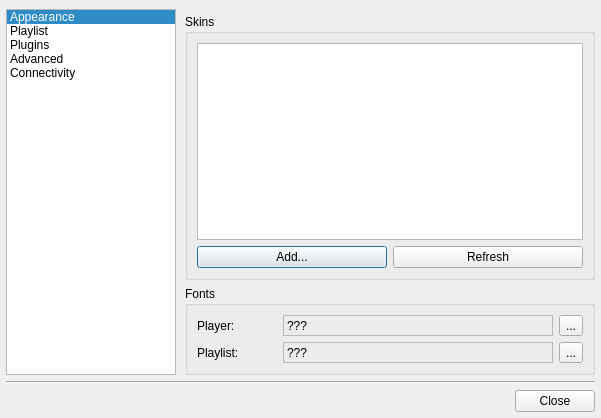
<?xml version="1.0" encoding="UTF-8"?>
<ui version="4.0">
 <class>ConfigDialog</class>
 <widget class="QDialog" name="ConfigDialog">
  <property name="geometry">
   <rect>
    <x>0</x>
    <y>0</y>
    <width>601</width>
    <height>418</height>
   </rect>
  </property>
  <property name="windowTitle">
   <string>Qmmp Settings</string>
  </property>
  <layout class="QVBoxLayout">
   <property name="spacing">
    <number>6</number>
   </property>
   <property name="leftMargin">
    <number>6</number>
   </property>
   <property name="topMargin">
    <number>9</number>
   </property>
   <property name="rightMargin">
    <number>6</number>
   </property>
   <property name="bottomMargin">
    <number>6</number>
   </property>
   <item>
    <layout class="QHBoxLayout">
     <property name="spacing">
      <number>0</number>
     </property>
     <property name="margin">
      <number>0</number>
     </property>
     <item>
      <widget class="QListWidget" name="contentsWidget">
       <property name="sizePolicy">
        <sizepolicy hsizetype="Expanding" vsizetype="Expanding">
         <horstretch>0</horstretch>
         <verstretch>0</verstretch>
        </sizepolicy>
       </property>
       <property name="maximumSize">
        <size>
         <width>170</width>
         <height>16777215</height>
        </size>
       </property>
       <property name="iconSize">
        <size>
         <width>38</width>
         <height>38</height>
        </size>
       </property>
       <property name="movement">
        <enum>QListView::Static</enum>
       </property>
       <property name="flow">
        <enum>QListView::TopToBottom</enum>
       </property>
       <property name="isWrapping" stdset="0">
        <bool>false</bool>
       </property>
       <property name="resizeMode">
        <enum>QListView::Adjust</enum>
       </property>
       <property name="spacing">
        <number>2</number>
       </property>
       <property name="viewMode">
        <enum>QListView::ListMode</enum>
       </property>
       <property name="uniformItemSizes">
        <bool>false</bool>
       </property>
       <property name="batchSize">
        <number>100</number>
       </property>
       <property name="wordWrap">
        <bool>false</bool>
       </property>
       <property name="currentRow">
        <number>0</number>
       </property>
       <item>
        <property name="text">
         <string>Appearance</string>
        </property>
        <property name="icon">
         <iconset resource="../images/images.qrc">
          <normaloff>:/interface.png</normaloff>:/interface.png</iconset>
        </property>
       </item>
       <item>
        <property name="text">
         <string>Playlist</string>
        </property>
        <property name="icon">
         <iconset resource="../images/images.qrc">
          <normaloff>:/playlist.png</normaloff>:/playlist.png</iconset>
        </property>
       </item>
       <item>
        <property name="text">
         <string>Plugins</string>
        </property>
        <property name="icon">
         <iconset resource="../images/images.qrc">
          <normaloff>:/plugins.png</normaloff>:/plugins.png</iconset>
        </property>
       </item>
       <item>
        <property name="text">
         <string>Advanced</string>
        </property>
        <property name="icon">
         <iconset resource="../images/images.qrc">
          <normaloff>:/advanced.png</normaloff>:/advanced.png</iconset>
        </property>
       </item>
       <item>
        <property name="text">
         <string>Connectivity</string>
        </property>
        <property name="icon">
         <iconset resource="../images/images.qrc">
          <normaloff>:/network.png</normaloff>:/network.png</iconset>
        </property>
       </item>
      </widget>
     </item>
     <item>
      <widget class="QStackedWidget" name="stackedWidget">
       <property name="sizePolicy">
        <sizepolicy hsizetype="Preferred" vsizetype="Preferred">
         <horstretch>0</horstretch>
         <verstretch>0</verstretch>
        </sizepolicy>
       </property>
       <property name="frameShadow">
        <enum>QFrame::Raised</enum>
       </property>
       <property name="currentIndex">
        <number>0</number>
       </property>
       <widget class="QWidget" name="widget1">
        <layout class="QVBoxLayout">
         <property name="spacing">
          <number>6</number>
         </property>
         <property name="leftMargin">
          <number>9</number>
         </property>
         <property name="topMargin">
          <number>5</number>
         </property>
         <property name="rightMargin">
          <number>0</number>
         </property>
         <property name="bottomMargin">
          <number>0</number>
         </property>
         <item>
          <widget class="QGroupBox" name="groupBox">
           <property name="title">
            <string>Skins</string>
           </property>
           <layout class="QGridLayout" name="gridLayout">
            <item row="0" column="0" colspan="2">
             <widget class="QListWidget" name="listWidget">
              <property name="alternatingRowColors">
               <bool>true</bool>
              </property>
              <property name="movement">
               <enum>QListView::Static</enum>
              </property>
              <property name="flow">
               <enum>QListView::TopToBottom</enum>
              </property>
              <property name="viewMode">
               <enum>QListView::ListMode</enum>
              </property>
              <property name="modelColumn">
               <number>0</number>
              </property>
             </widget>
            </item>
            <item row="1" column="0">
             <widget class="QPushButton" name="skinInstallButton">
              <property name="minimumSize">
               <size>
                <width>0</width>
                <height>0</height>
               </size>
              </property>
              <property name="text">
               <string>Add...</string>
              </property>
             </widget>
            </item>
            <item row="1" column="1">
             <widget class="QPushButton" name="skinReloadButton">
              <property name="minimumSize">
               <size>
                <width>0</width>
                <height>0</height>
               </size>
              </property>
              <property name="text">
               <string>Refresh</string>
              </property>
             </widget>
            </item>
           </layout>
          </widget>
         </item>
         <item>
          <widget class="QGroupBox" name="plGroupBox">
           <property name="sizePolicy">
            <sizepolicy hsizetype="Preferred" vsizetype="Fixed">
             <horstretch>0</horstretch>
             <verstretch>0</verstretch>
            </sizepolicy>
           </property>
           <property name="title">
            <string>Fonts</string>
           </property>
           <layout class="QGridLayout" name="gridLayout_2">
            <item row="0" column="0">
             <widget class="QLabel" name="label">
              <property name="maximumSize">
               <size>
                <width>80</width>
                <height>16777215</height>
               </size>
              </property>
              <property name="text">
               <string>Player:</string>
              </property>
              <property name="alignment">
               <set>Qt::AlignLeading|Qt::AlignLeft|Qt::AlignVCenter</set>
              </property>
             </widget>
            </item>
            <item row="0" column="1">
             <widget class="QLabel" name="mainFontLabel">
              <property name="frameShape">
               <enum>QFrame::StyledPanel</enum>
              </property>
              <property name="frameShadow">
               <enum>QFrame::Sunken</enum>
              </property>
              <property name="text">
               <string>???</string>
              </property>
             </widget>
            </item>
            <item row="0" column="2">
             <widget class="QToolButton" name="mainFontButton">
              <property name="text">
               <string>...</string>
              </property>
             </widget>
            </item>
            <item row="1" column="0">
             <widget class="QLabel" name="label_2">
              <property name="maximumSize">
               <size>
                <width>80</width>
                <height>16777215</height>
               </size>
              </property>
              <property name="text">
               <string>Playlist:</string>
              </property>
              <property name="alignment">
               <set>Qt::AlignLeading|Qt::AlignLeft|Qt::AlignVCenter</set>
              </property>
             </widget>
            </item>
            <item row="1" column="1">
             <widget class="QLabel" name="plFontLabel">
              <property name="frameShape">
               <enum>QFrame::StyledPanel</enum>
              </property>
              <property name="frameShadow">
               <enum>QFrame::Sunken</enum>
              </property>
              <property name="text">
               <string>???</string>
              </property>
             </widget>
            </item>
            <item row="1" column="2">
             <widget class="QToolButton" name="plFontButton">
              <property name="text">
               <string>...</string>
              </property>
             </widget>
            </item>
           </layout>
          </widget>
         </item>
        </layout>
       </widget>
       <widget class="QWidget" name="page">
        <layout class="QVBoxLayout" name="verticalLayout">
         <item>
          <widget class="QGroupBox" name="groupBox_3">
           <property name="title">
            <string>Metadata</string>
           </property>
           <layout class="QGridLayout">
            <property name="margin">
             <number>9</number>
            </property>
            <property name="spacing">
             <number>6</number>
            </property>
            <item row="0" column="0">
             <widget class="QCheckBox" name="metadataCheckBox">
              <property name="text">
               <string>Load metadata from files</string>
              </property>
             </widget>
            </item>
           </layout>
          </widget>
         </item>
         <item>
          <widget class="QGroupBox" name="groupBox_2">
           <property name="title">
            <string>Song Display</string>
           </property>
           <layout class="QGridLayout" name="gridLayout_3">
            <item row="0" column="0">
             <widget class="QLabel" name="label_4">
              <property name="text">
               <string>Title format:</string>
              </property>
              <property name="alignment">
               <set>Qt::AlignRight|Qt::AlignTrailing|Qt::AlignVCenter</set>
              </property>
             </widget>
            </item>
            <item row="0" column="1">
             <widget class="QLineEdit" name="formatLineEdit"/>
            </item>
            <item row="0" column="2">
             <widget class="QToolButton" name="titleButton">
              <property name="text">
               <string>...</string>
              </property>
             </widget>
            </item>
            <item row="1" column="0" colspan="3">
             <widget class="QCheckBox" name="underscoresCheckBox">
              <property name="text">
               <string>Convert underscores to blanks</string>
              </property>
             </widget>
            </item>
            <item row="2" column="0" colspan="3">
             <widget class="QCheckBox" name="per20CheckBox">
              <property name="text">
               <string>Convert %20 to blanks</string>
              </property>
             </widget>
            </item>
            <item row="3" column="0" colspan="3">
             <widget class="QCheckBox" name="protocolCheckBox">
              <property name="text">
               <string>Show protocol</string>
              </property>
             </widget>
            </item>
            <item row="4" column="0" colspan="3">
             <widget class="QCheckBox" name="numbersCheckBox">
              <property name="text">
               <string>Show song numbers</string>
              </property>
             </widget>
            </item>
           </layout>
          </widget>
         </item>
         <item>
          <spacer>
           <property name="orientation">
            <enum>Qt::Vertical</enum>
           </property>
           <property name="sizeHint" stdset="0">
            <size>
             <width>387</width>
             <height>101</height>
            </size>
           </property>
          </spacer>
         </item>
        </layout>
       </widget>
       <widget class="QWidget" name="widget">
        <layout class="QGridLayout">
         <property name="leftMargin">
          <number>9</number>
         </property>
         <property name="topMargin">
          <number>5</number>
         </property>
         <property name="rightMargin">
          <number>0</number>
         </property>
         <property name="bottomMargin">
          <number>0</number>
         </property>
         <property name="spacing">
          <number>6</number>
         </property>
         <item row="1" column="0">
          <widget class="QPushButton" name="preferencesButton">
           <property name="minimumSize">
            <size>
             <width>0</width>
             <height>0</height>
            </size>
           </property>
           <property name="text">
            <string>Preferences</string>
           </property>
          </widget>
         </item>
         <item row="1" column="1">
          <widget class="QPushButton" name="informationButton">
           <property name="minimumSize">
            <size>
             <width>0</width>
             <height>0</height>
            </size>
           </property>
           <property name="text">
            <string>Information</string>
           </property>
          </widget>
         </item>
         <item row="1" column="2">
          <spacer>
           <property name="orientation">
            <enum>Qt::Horizontal</enum>
           </property>
           <property name="sizeHint" stdset="0">
            <size>
             <width>101</width>
             <height>20</height>
            </size>
           </property>
          </spacer>
         </item>
         <item row="0" column="0" colspan="3">
          <widget class="QTabWidget" name="pluginsTab">
           <property name="tabPosition">
            <enum>QTabWidget::North</enum>
           </property>
           <property name="tabShape">
            <enum>QTabWidget::Rounded</enum>
           </property>
           <property name="currentIndex">
            <number>0</number>
           </property>
           <widget class="QWidget" name="Input">
            <attribute name="title">
             <string>Input</string>
            </attribute>
            <layout class="QHBoxLayout" name="horizontalLayout_2">
             <item>
              <widget class="QTableWidget" name="inputPluginTable">
               <property name="selectionMode">
                <enum>QAbstractItemView::SingleSelection</enum>
               </property>
               <property name="selectionBehavior">
                <enum>QAbstractItemView::SelectRows</enum>
               </property>
               <property name="rowCount">
                <number>0</number>
               </property>
               <property name="columnCount">
                <number>0</number>
               </property>
              </widget>
             </item>
            </layout>
           </widget>
           <widget class="QWidget" name="Output">
            <attribute name="title">
             <string>Output</string>
            </attribute>
            <layout class="QHBoxLayout" name="horizontalLayout">
             <item>
              <widget class="QTableWidget" name="outputPluginTable">
               <property name="selectionMode">
                <enum>QAbstractItemView::SingleSelection</enum>
               </property>
               <property name="selectionBehavior">
                <enum>QAbstractItemView::SelectRows</enum>
               </property>
              </widget>
             </item>
            </layout>
           </widget>
           <widget class="QWidget" name="tab">
            <attribute name="title">
             <string>Visualization</string>
            </attribute>
            <layout class="QHBoxLayout">
             <item>
              <widget class="QTableWidget" name="visualPluginTable">
               <property name="selectionMode">
                <enum>QAbstractItemView::SingleSelection</enum>
               </property>
               <property name="selectionBehavior">
                <enum>QAbstractItemView::SelectRows</enum>
               </property>
              </widget>
             </item>
            </layout>
           </widget>
           <widget class="QWidget" name="tab_2">
            <attribute name="title">
             <string>Effects</string>
            </attribute>
            <layout class="QVBoxLayout">
             <item>
              <widget class="QTableWidget" name="effectPluginTable">
               <property name="selectionMode">
                <enum>QAbstractItemView::SingleSelection</enum>
               </property>
               <property name="selectionBehavior">
                <enum>QAbstractItemView::SelectRows</enum>
               </property>
              </widget>
             </item>
            </layout>
           </widget>
           <widget class="QWidget" name="tab_3">
            <attribute name="title">
             <string>General</string>
            </attribute>
            <layout class="QVBoxLayout">
             <item>
              <widget class="QTableWidget" name="generalPluginTable">
               <property name="selectionMode">
                <enum>QAbstractItemView::SingleSelection</enum>
               </property>
               <property name="selectionBehavior">
                <enum>QAbstractItemView::SelectRows</enum>
               </property>
              </widget>
             </item>
            </layout>
           </widget>
          </widget>
         </item>
        </layout>
       </widget>
       <widget class="QWidget" name="page_2">
        <layout class="QGridLayout" name="gridLayout_5">
         <item row="0" column="0" colspan="2">
          <widget class="QGroupBox" name="groupBox_6">
           <property name="title">
            <string>Audio</string>
           </property>
           <layout class="QVBoxLayout">
            <item>
             <widget class="QCheckBox" name="softVolumeCheckBox">
              <property name="text">
               <string>Use software volume control</string>
              </property>
             </widget>
            </item>
           </layout>
          </widget>
         </item>
         <item row="1" column="0">
          <widget class="QGroupBox" name="visibilityGroupBox">
           <property name="title">
            <string>Visibility Control</string>
           </property>
           <layout class="QVBoxLayout" name="verticalLayout_3">
            <item>
             <widget class="QCheckBox" name="hideOnCloseCheckBox">
              <property name="text">
               <string>Hide on close</string>
              </property>
             </widget>
            </item>
            <item>
             <widget class="QCheckBox" name="hiddenCheckBox">
              <property name="text">
               <string>Start hidden</string>
              </property>
             </widget>
            </item>
           </layout>
          </widget>
         </item>
         <item row="1" column="1">
          <widget class="QGroupBox" name="groupBox_8">
           <property name="title">
            <string>Compatibility</string>
           </property>
           <layout class="QVBoxLayout" name="verticalLayout_2">
            <item>
             <widget class="QCheckBox" name="openboxCheckBox">
              <property name="text">
               <string>Openbox compatibility</string>
              </property>
             </widget>
            </item>
            <item>
             <widget class="QCheckBox" name="metacityCheckBox">
              <property name="text">
               <string>Metacity compatibility</string>
              </property>
             </widget>
            </item>
           </layout>
          </widget>
         </item>
         <item row="2" column="0" colspan="2">
          <widget class="QGroupBox" name="groupBox_4">
           <property name="title">
            <string>File Dialog</string>
           </property>
           <layout class="QHBoxLayout">
            <item>
             <widget class="QComboBox" name="fileDialogComboBox"/>
            </item>
            <item>
             <widget class="QPushButton" name="fdInformationButton">
              <property name="text">
               <string>Information</string>
              </property>
             </widget>
            </item>
            <item>
             <spacer>
              <property name="orientation">
               <enum>Qt::Horizontal</enum>
              </property>
              <property name="sizeHint" stdset="0">
               <size>
                <width>40</width>
                <height>20</height>
               </size>
              </property>
             </spacer>
            </item>
           </layout>
          </widget>
         </item>
         <item row="3" column="0" colspan="2">
          <widget class="QGroupBox" name="groupBox_7">
           <property name="title">
            <string>Transparency</string>
           </property>
           <layout class="QGridLayout" name="gridLayout_4">
            <item row="0" column="0">
             <widget class="QLabel" name="label_3">
              <property name="text">
               <string>Main window</string>
              </property>
             </widget>
            </item>
            <item row="0" column="1">
             <widget class="QSlider" name="mwTransparencySlider">
              <property name="maximum">
               <number>90</number>
              </property>
              <property name="orientation">
               <enum>Qt::Horizontal</enum>
              </property>
             </widget>
            </item>
            <item row="0" column="2">
             <widget class="QLabel" name="mwTransparencyLabel">
              <property name="minimumSize">
               <size>
                <width>25</width>
                <height>0</height>
               </size>
              </property>
              <property name="text">
               <string>0</string>
              </property>
             </widget>
            </item>
            <item row="1" column="0">
             <widget class="QLabel" name="label_9">
              <property name="text">
               <string>Equalizer</string>
              </property>
             </widget>
            </item>
            <item row="1" column="1">
             <widget class="QSlider" name="eqTransparencySlider">
              <property name="maximum">
               <number>90</number>
              </property>
              <property name="orientation">
               <enum>Qt::Horizontal</enum>
              </property>
             </widget>
            </item>
            <item row="1" column="2">
             <widget class="QLabel" name="eqTransparencyLabel">
              <property name="text">
               <string>0</string>
              </property>
             </widget>
            </item>
            <item row="2" column="0">
             <widget class="QLabel" name="label_10">
              <property name="text">
               <string>Playlist</string>
              </property>
             </widget>
            </item>
            <item row="2" column="1">
             <widget class="QSlider" name="plTransparencySlider">
              <property name="maximum">
               <number>90</number>
              </property>
              <property name="orientation">
               <enum>Qt::Horizontal</enum>
              </property>
             </widget>
            </item>
            <item row="2" column="2">
             <widget class="QLabel" name="plTransparencyLabel">
              <property name="text">
               <string>0</string>
              </property>
             </widget>
            </item>
           </layout>
          </widget>
         </item>
        </layout>
       </widget>
       <widget class="QWidget" name="network">
        <layout class="QVBoxLayout">
         <property name="leftMargin">
          <number>9</number>
         </property>
         <property name="topMargin">
          <number>5</number>
         </property>
         <property name="rightMargin">
          <number>0</number>
         </property>
         <property name="bottomMargin">
          <number>0</number>
         </property>
         <item>
          <widget class="QGroupBox" name="groupBox_5">
           <property name="title">
            <string>Proxy</string>
           </property>
           <property name="flat">
            <bool>false</bool>
           </property>
           <property name="checkable">
            <bool>false</bool>
           </property>
           <layout class="QGridLayout">
            <item row="0" column="0" colspan="2">
             <widget class="QCheckBox" name="enableProxyCheckBox">
              <property name="text">
               <string>Enable proxy usage</string>
              </property>
             </widget>
            </item>
            <item row="1" column="0">
             <widget class="QLabel" name="label_5">
              <property name="text">
               <string>Proxy host name:</string>
              </property>
              <property name="alignment">
               <set>Qt::AlignRight|Qt::AlignTrailing|Qt::AlignVCenter</set>
              </property>
             </widget>
            </item>
            <item row="1" column="1">
             <widget class="QLineEdit" name="hostLineEdit"/>
            </item>
            <item row="2" column="0">
             <widget class="QLabel" name="label_6">
              <property name="text">
               <string>Proxy port:</string>
              </property>
              <property name="alignment">
               <set>Qt::AlignRight|Qt::AlignTrailing|Qt::AlignVCenter</set>
              </property>
             </widget>
            </item>
            <item row="2" column="1">
             <widget class="QLineEdit" name="portLineEdit"/>
            </item>
            <item row="3" column="0" colspan="2">
             <widget class="QCheckBox" name="authProxyCheckBox">
              <property name="text">
               <string>Use authentication with proxy</string>
              </property>
             </widget>
            </item>
            <item row="4" column="0">
             <widget class="QLabel" name="label_7">
              <property name="text">
               <string>Proxy user name:</string>
              </property>
              <property name="alignment">
               <set>Qt::AlignRight|Qt::AlignTrailing|Qt::AlignVCenter</set>
              </property>
             </widget>
            </item>
            <item row="4" column="1">
             <widget class="QLineEdit" name="proxyUserLineEdit"/>
            </item>
            <item row="5" column="0">
             <widget class="QLabel" name="label_8">
              <property name="text">
               <string>Proxy password:</string>
              </property>
              <property name="alignment">
               <set>Qt::AlignRight|Qt::AlignTrailing|Qt::AlignVCenter</set>
              </property>
             </widget>
            </item>
            <item row="5" column="1">
             <widget class="QLineEdit" name="proxyPasswLineEdit">
              <property name="echoMode">
               <enum>QLineEdit::Password</enum>
              </property>
             </widget>
            </item>
           </layout>
          </widget>
         </item>
         <item>
          <spacer>
           <property name="orientation">
            <enum>Qt::Vertical</enum>
           </property>
           <property name="sizeHint" stdset="0">
            <size>
             <width>20</width>
             <height>40</height>
            </size>
           </property>
          </spacer>
         </item>
        </layout>
       </widget>
      </widget>
     </item>
    </layout>
   </item>
   <item>
    <widget class="Line" name="line">
     <property name="orientation">
      <enum>Qt::Horizontal</enum>
     </property>
    </widget>
   </item>
   <item>
    <layout class="QHBoxLayout">
     <property name="spacing">
      <number>6</number>
     </property>
     <property name="margin">
      <number>0</number>
     </property>
     <item>
      <spacer>
       <property name="orientation">
        <enum>Qt::Horizontal</enum>
       </property>
       <property name="sizeHint" stdset="0">
        <size>
         <width>341</width>
         <height>20</height>
        </size>
       </property>
      </spacer>
     </item>
     <item>
      <widget class="QPushButton" name="closeButton">
       <property name="text">
        <string>Close</string>
       </property>
      </widget>
     </item>
    </layout>
   </item>
  </layout>
 </widget>
 <resources>
  <include location="../images/images.qrc"/>
 </resources>
 <connections>
  <connection>
   <sender>closeButton</sender>
   <signal>clicked()</signal>
   <receiver>ConfigDialog</receiver>
   <slot>accept()</slot>
   <hints>
    <hint type="sourcelabel">
     <x>590</x>
     <y>402</y>
    </hint>
    <hint type="destinationlabel">
     <x>316</x>
     <y>340</y>
    </hint>
   </hints>
  </connection>
  <connection>
   <sender>enableProxyCheckBox</sender>
   <signal>toggled(bool)</signal>
   <receiver>hostLineEdit</receiver>
   <slot>setEnabled(bool)</slot>
   <hints>
    <hint type="sourcelabel">
     <x>305</x>
     <y>52</y>
    </hint>
    <hint type="destinationlabel">
     <x>424</x>
     <y>82</y>
    </hint>
   </hints>
  </connection>
  <connection>
   <sender>enableProxyCheckBox</sender>
   <signal>toggled(bool)</signal>
   <receiver>portLineEdit</receiver>
   <slot>setEnabled(bool)</slot>
   <hints>
    <hint type="sourcelabel">
     <x>506</x>
     <y>56</y>
    </hint>
    <hint type="destinationlabel">
     <x>506</x>
     <y>116</y>
    </hint>
   </hints>
  </connection>
  <connection>
   <sender>authProxyCheckBox</sender>
   <signal>toggled(bool)</signal>
   <receiver>proxyUserLineEdit</receiver>
   <slot>setEnabled(bool)</slot>
   <hints>
    <hint type="sourcelabel">
     <x>318</x>
     <y>142</y>
    </hint>
    <hint type="destinationlabel">
     <x>326</x>
     <y>163</y>
    </hint>
   </hints>
  </connection>
  <connection>
   <sender>authProxyCheckBox</sender>
   <signal>toggled(bool)</signal>
   <receiver>proxyPasswLineEdit</receiver>
   <slot>setEnabled(bool)</slot>
   <hints>
    <hint type="sourcelabel">
     <x>264</x>
     <y>138</y>
    </hint>
    <hint type="destinationlabel">
     <x>580</x>
     <y>197</y>
    </hint>
   </hints>
  </connection>
  <connection>
   <sender>mwTransparencySlider</sender>
   <signal>valueChanged(int)</signal>
   <receiver>mwTransparencyLabel</receiver>
   <slot>setNum(int)</slot>
   <hints>
    <hint type="sourcelabel">
     <x>489</x>
     <y>285</y>
    </hint>
    <hint type="destinationlabel">
     <x>553</x>
     <y>284</y>
    </hint>
   </hints>
  </connection>
  <connection>
   <sender>eqTransparencySlider</sender>
   <signal>valueChanged(int)</signal>
   <receiver>eqTransparencyLabel</receiver>
   <slot>setNum(int)</slot>
   <hints>
    <hint type="sourcelabel">
     <x>519</x>
     <y>305</y>
    </hint>
    <hint type="destinationlabel">
     <x>549</x>
     <y>309</y>
    </hint>
   </hints>
  </connection>
  <connection>
   <sender>plTransparencySlider</sender>
   <signal>valueChanged(int)</signal>
   <receiver>plTransparencyLabel</receiver>
   <slot>setNum(int)</slot>
   <hints>
    <hint type="sourcelabel">
     <x>511</x>
     <y>327</y>
    </hint>
    <hint type="destinationlabel">
     <x>549</x>
     <y>330</y>
    </hint>
   </hints>
  </connection>
 </connections>
</ui>
